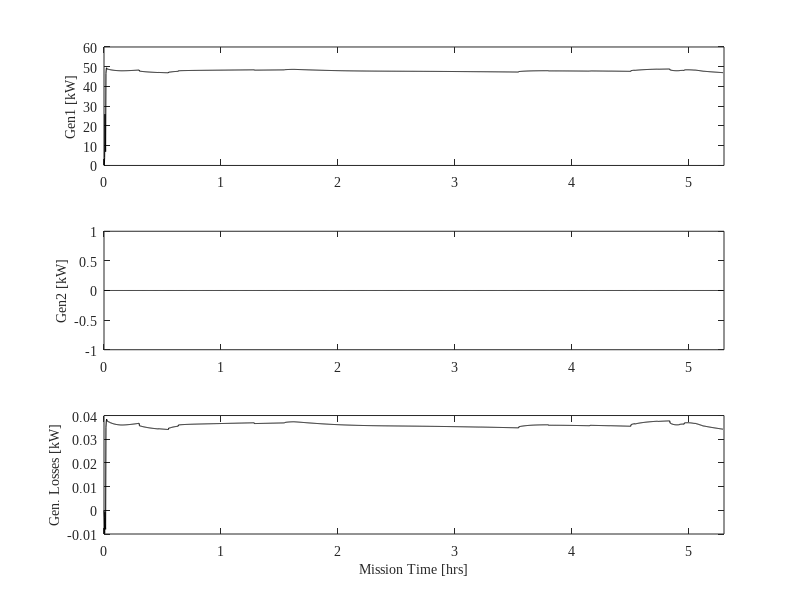
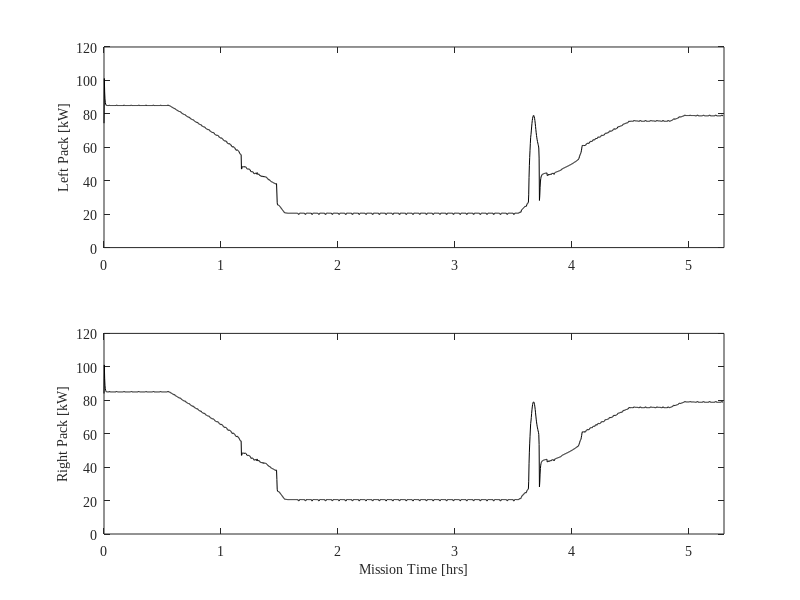
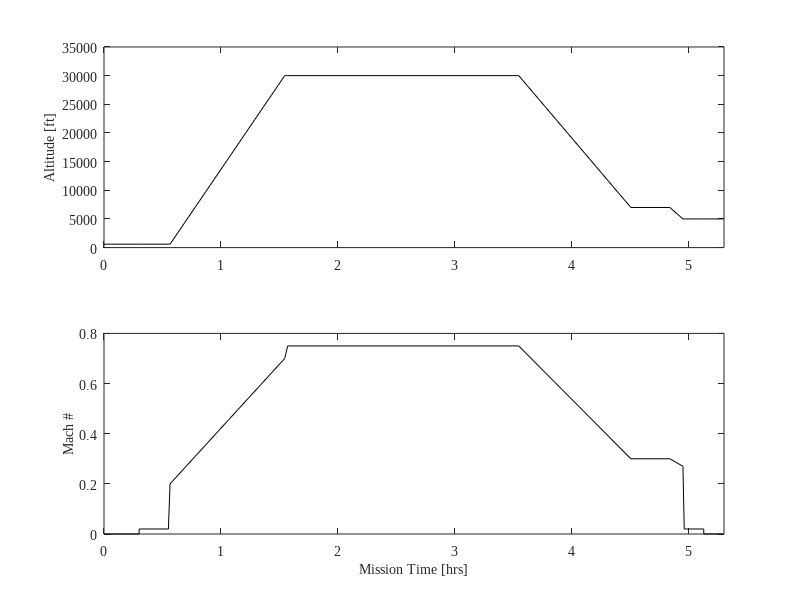

Recreate these plots in MATLAB, in order. (Note: this script raises an error after producing the figures.)
% tic
% sim('Boeing737Sample_updatedCopy.mdl')
% toc

close all

load('Benchmark_data.mat')
%Elapsed time is 5785.585284 seconds.
figure
subplot(3,1,1)
data = Gen1Power_W.signals.values(1,1,:)/1000;
plot(Gen1Power_W.time/3600,reshape(data,size(data,3),1),'k')
ylabel('Gen1 [kW]')
xlim([0 5.3])
ylim([0 60])
subplot(3,1,2)
data = Gen2Power_W.signals.values(1,1,:)/1000;
plot(Gen2Power_W.time/3600,reshape(data,size(data,3),1),'k')
ylabel('Gen2 [kW]')
xlim([0 5.3])
subplot(3,1,3)
data = Tot_Gen_Loss_W.signals.values/1000;
plot(Tot_Gen_Loss_W.time/3600,data,'k')
ylabel('Gen. Losses [kW]')
xlabel('Mission Time [hrs]')
xlim([0 5.3])
set(findall(gcf,'-property','FontSize'),'FontSize',10)
set(findall(gcf,'-property','Fontname'),'Fontname','Times New Roman')

figure
subplot(2,1,1)
data = LeftPackPower_W.signals.values/1000;
plot(LeftPackPower_W.time/3600,data,'k')
ylabel('Left Pack [kW]')
xlim([0 5.3])
subplot(2,1,2)
data = RightPackPower_W.signals.values/1000;
plot(RightPackPower_W.time/3600,data,'k')
ylabel('Right Pack [kW]')
xlabel('Mission Time [hrs]')
xlim([0 5.3])
set(findall(gcf,'-property','FontSize'),'FontSize',10)
set(findall(gcf,'-property','Fontname'),'Fontname','Times New Roman')

figure
subplot(2,1,1)
plot(MSSN.cond.time/3600,MSSN.cond.alt,'k')
ylabel('Altitude [ft]')
axis([0 5.3 0 35000])
subplot(2,1,2)
plot(MSSN.cond.time/3600,MSSN.cond.mach,'k')
ylabel('Mach #')
xlabel('Mission Time [hrs]')
xlim([0 5.3])
set(findall(gcf,'-property','FontSize'),'FontSize',10)
set(findall(gcf,'-property','Fontname'),'Fontname','Times New Roman')


figure
data = hydload.signals.values;

plot(hydload.time/3600,data,'k')
ylabel('Power [kW]')
xlabel('Mission Time [hrs]')
xlim([0 5.3])
set(findall(gcf,'-property','FontSize'),'FontSize',10)
set(findall(gcf,'-property','Fontname'),'Fontname','Times New Roman')
